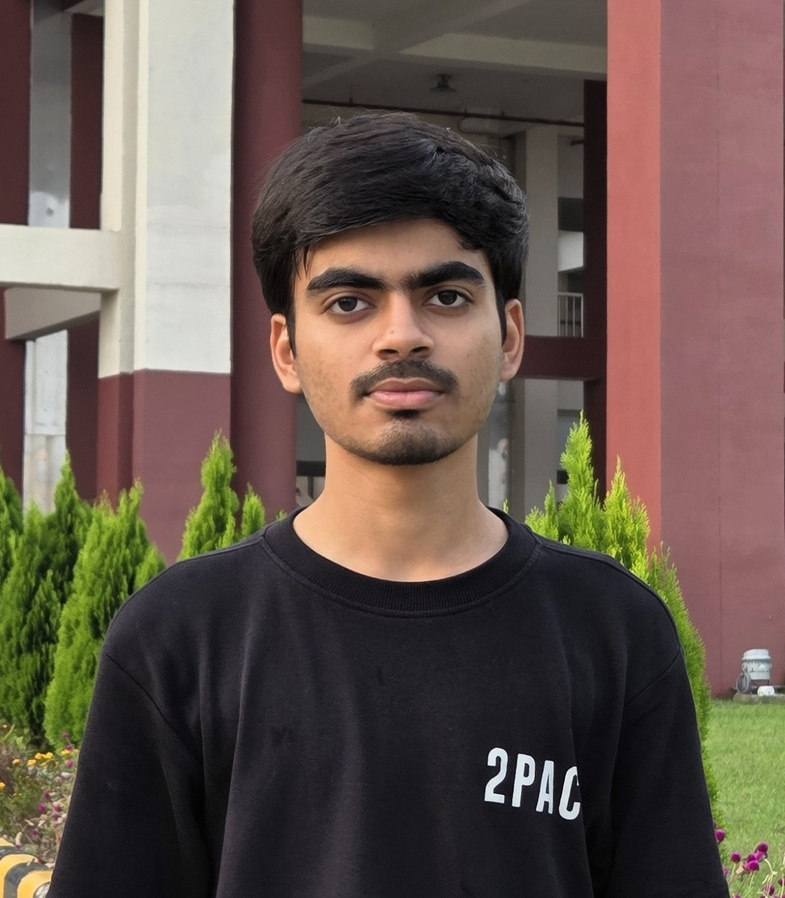
#> input picture Photo01.jpeg, 785 x 898 px, shrunk from 1308 x 1496 before the run
$ python Q10_image_transform.py
#> lines starting #> are read from the running program, lines starting #| are printed output that depends on the picture
# Q10: Image Transformation using Matrices
# SMAS-1 Assignment 3
# System Modelling, Analysis and Stories-1

import numpy as np
import matplotlib.pyplot as plt
from PIL import Image


# ------------------------------------------------
# STEP 1: Read the image
# ------------------------------------------------

# Change this to your image file name
image_name = "Photo01.jpeg"

img = Image.open(image_name).convert("RGB")
#> img is the input picture: PIL image 785x898 RGB; mean R, G, B 100.6, 86, 76.9

# Convert image into numpy array
img_array = np.array(img)

# Get image height and width
height, width = img_array.shape[:2]
#> height = 898; width = 785

print("Image loaded successfully!")
print("Image width:", width)
#| Image width: 785
print("Image height:", height)
#| Image height: 898


# ------------------------------------------------
# STEP 2: Define the five matrices
# ------------------------------------------------

# A1: Scaling
A1 = np.array([
    [2, 0],
    [0, 0.5]
])


# A2: 90 degree counterclockwise rotation
A2 = np.array([
    [0, -1],
    [1, 0]
])


# A3: Horizontal shear
A3 = np.array([
    [1, 1],
    [0, 1]
])


# A4: Reflection in y-axis
A4 = np.array([
    [-1, 0],
    [0, 1]
])


# A5: Projection onto x-axis
A5 = np.array([
    [1, 0],
    [0, 0]
])


# Store all matrices in a list
matrices = [A1, A2, A3, A4, A5]


# Names of transformations
names = [
    "Scaling",
    "90 Degree Rotation",
    "Horizontal Shear",
    "Reflection in y-axis",
    "Projection onto x-axis"
]


# ------------------------------------------------
# STEP 3: Print images of e1 and e2
# ------------------------------------------------

e1 = np.array([1, 0])
e2 = np.array([0, 1])

print("\nRESULTS OF FIVE MATRICES")
print("--------------------------------")


for i in range(5):

    A = matrices[i]

    print("\n", names[i])

    print("Matrix:")
    print(A)

    # Image of e1
    Te1 = A @ e1

    # Image of e2
    Te2 = A @ e2

    print("T(e1) =", Te1)
    print("T(e2) =", Te2)

    # Find rank
    rank = np.linalg.matrix_rank(A)

    print("Rank =", rank)

    # Information loss
    if rank < 2:
        print("Information loss: YES")
    else:
        print("Information loss: NO")


# ------------------------------------------------
# STEP 4: Image transformation function
# ------------------------------------------------

def transform_image(image, A):

    # Get image dimensions
    height, width = image.shape[:2]

    # Image centre
    center_x = width / 2
    center_y = height / 2

    # Four corners about image centre
    corners = np.array([
        [-center_x, -center_y],
        [width - center_x, -center_y],
        [width - center_x, height - center_y],
        [-center_x, height - center_y]
    ])

    # Transform the corners
    new_corners = corners @ A.T

    # Find new image boundaries
    min_x = int(np.floor(new_corners[:, 0].min()))
    max_x = int(np.ceil(new_corners[:, 0].max()))

    min_y = int(np.floor(new_corners[:, 1].min()))
    max_y = int(np.ceil(new_corners[:, 1].max()))

    # New image size
    new_width = max_x - min_x
    new_height = max_y - min_y

    # Create empty output image
    output = np.zeros(
        (new_height, new_width, 3),
        dtype=np.uint8
    )

    # Create output pixel coordinates
    y_out, x_out = np.indices((new_height, new_width))

    x_new = x_out + min_x
    y_new = y_out + min_y

    # Inverse transformation
    # Used to find original pixel locations
    if np.linalg.matrix_rank(A) < 2:

        print("Projection matrix cannot be inverted.")

        return output

    inv_A = np.linalg.inv(A)

    original = np.stack(
        [x_new, y_new],
        axis=-1
    )

    original = original @ inv_A.T

    # Convert back to image coordinates
    x_original = np.round(
        original[..., 0] + center_x
    ).astype(int)

    y_original = np.round(
        original[..., 1] + center_y
    ).astype(int)

    # Check valid pixels
    valid = (
        (x_original >= 0) &
        (x_original < width) &
        (y_original >= 0) &
        (y_original < height)
    )

    # Copy valid pixels
    output[valid] = image[
        y_original[valid],
        x_original[valid]
    ]

    return output


# ------------------------------------------------
# STEP 5: Display original image
# ------------------------------------------------

plt.figure(figsize=(6, 4))

plt.imshow(img_array)

plt.title("Original Image")

plt.axis("off")

plt.show()


# ------------------------------------------------
# STEP 6: Apply all five transformations
# ------------------------------------------------

for i in range(5):

    A = matrices[i]

    name = names[i]

    # Projection is a special case
    if i == 4:

        print("\nProjection matrix is singular.")

        print("It collapses the image onto the x-axis.")

        print("True matrix:")
        print(A5)

        # Small y-scale only for visualization
        A_visual = np.array([
            [1, 0],
            [0, 0.01]
        ])

        transformed = transform_image(
            img_array,
            A_visual
        )

    else:

        transformed = transform_image(
            img_array,
            A
        )

    # Display transformed image
    plt.figure(figsize=(6, 4))

    plt.imshow(transformed)

    plt.title(name)

    plt.axis("off")

    plt.show()
#> this loop made 5 passes
#> pass 1, `transformed = transform_image( img_array, A )`:
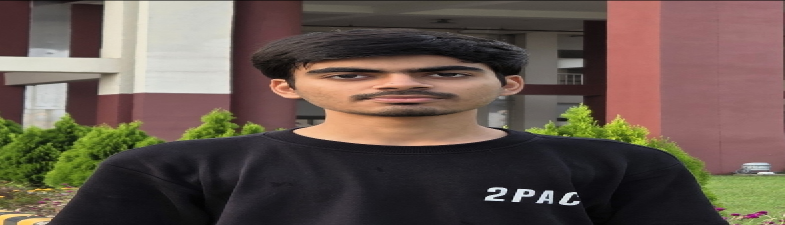
#> transformed: shape (450, 1570, 3) (shown at 1/2 size); mean R, G, B 100.4, 85.8, 76.7
#> pass 2, `transformed = transform_image( img_array, A )`:
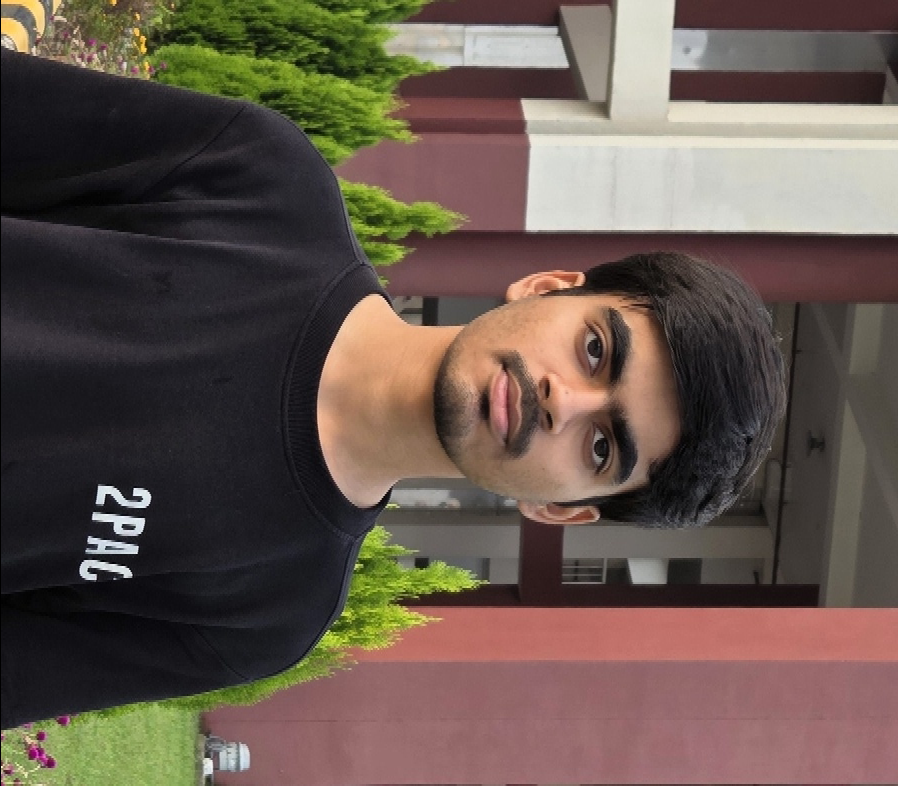
#> transformed: shape (786, 898, 3); mean R, G, B 100.5, 85.9, 76.8
#> pass 3, `transformed = transform_image( img_array, A )`:
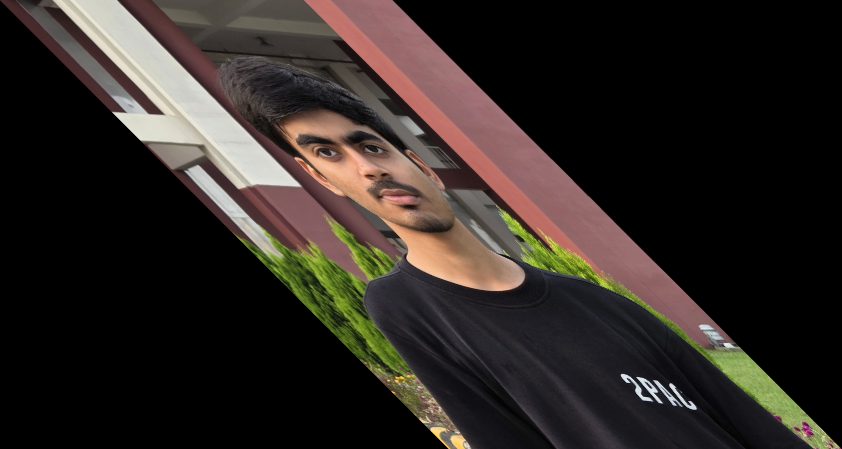
#> transformed: shape (898, 1684, 3) (shown at 1/2 size); mean R, G, B 47, 40.1, 35.9
